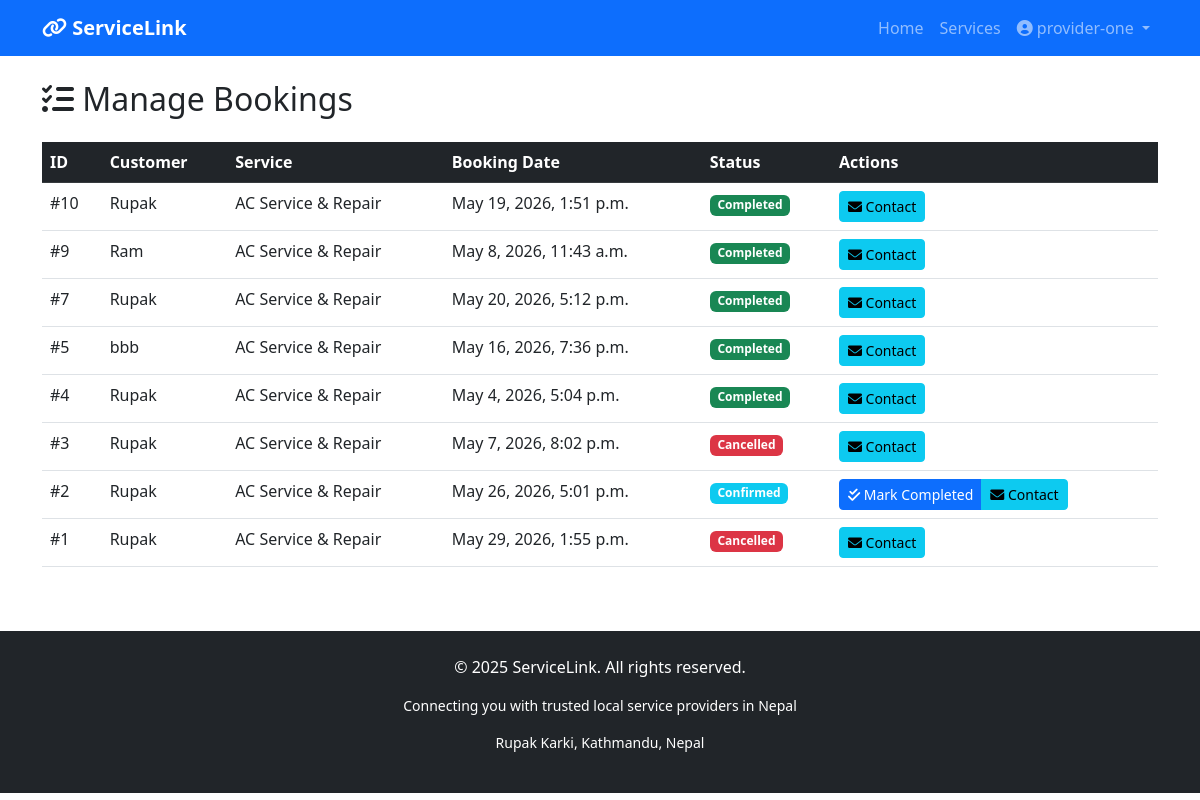
The app's page /services/manage-bookings/ (signed in), older data.
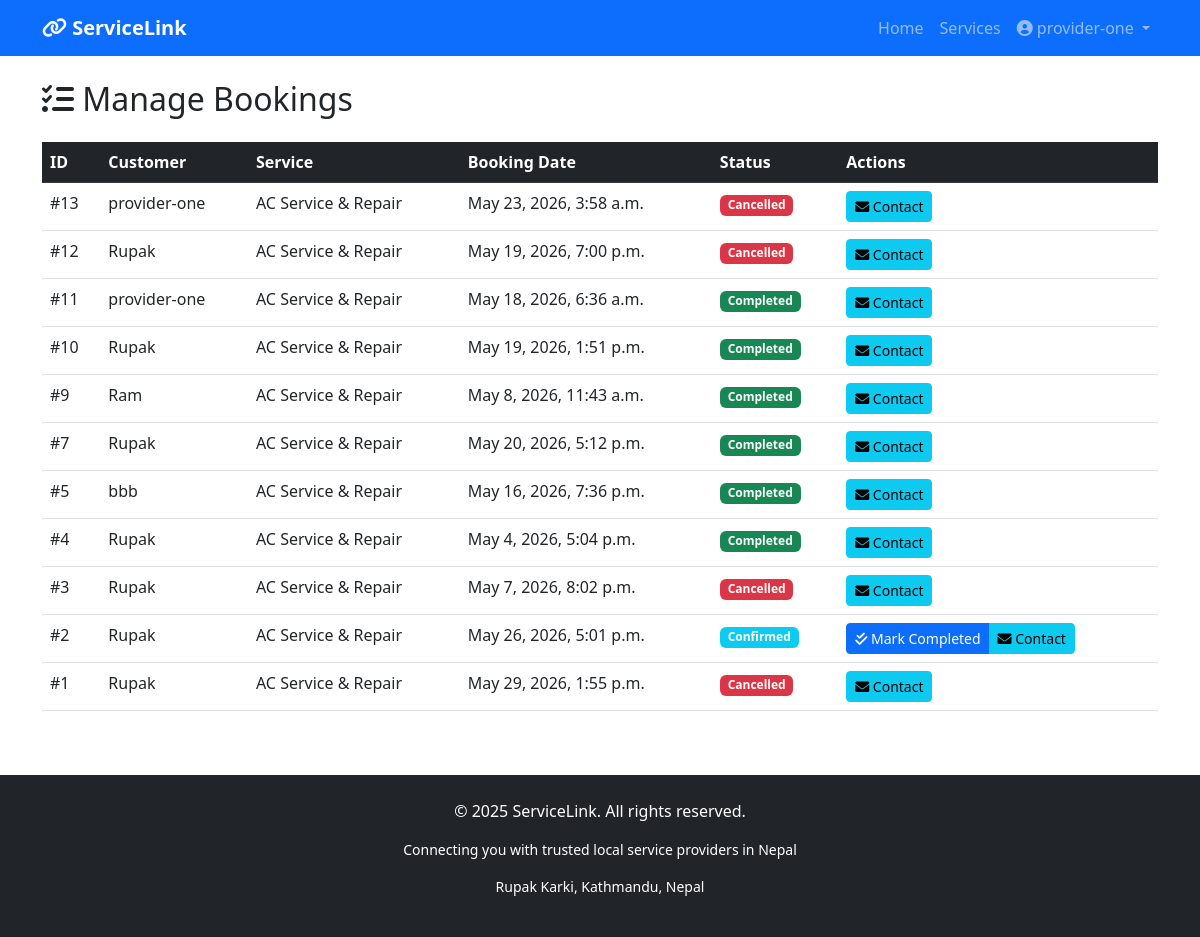
The same page, newer data.
### services/models.py (models this page shows, shortened)
class Booking(models.Model):
    STATUS_CHOICES = [
        ('pending', 'Pending'),
        ('confirmed', 'Confirmed'),
        ('completed', 'Completed'),
        ('cancelled', 'Cancelled'),
    ]
    service = models.ForeignKey(Service, on_delete=models.CASCADE, related_name='bookings')
    customer = models.ForeignKey(User, on_delete=models.CASCADE, related_name='bookings')
    booking_date = models.DateTimeField()
    special_requests = models.TextField(blank=True)
    status = models.CharField(max_length=20, choices=STATUS_CHOICES, default='pending')
    created_at = models.DateTimeField(auto_now_add=True)
    updated_at = models.DateTimeField(auto_now=True)
    class Meta:
        ordering = ['-created_at']

class Service(models.Model):
    title = models.CharField(max_length=200)
    description = models.TextField()
    price = models.DecimalField(max_digits=10, decimal_places=2)
    category = models.ForeignKey(Category, on_delete=models.CASCADE)
    provider = models.ForeignKey(User, on_delete=models.CASCADE, related_name='services')
    image = models.ImageField(upload_to='services/', blank=True, null=True)
    location = models.CharField(max_length=200, blank=True)
    is_available = models.BooleanField(default=True)
    created_at = models.DateTimeField(auto_now_add=True)

### services/views.py (the view)
# urls.py: path('manage-bookings/', views.manage_bookings, name='manage_bookings'),
@login_required
def manage_bookings(request):
    if request.user.profile.user_type != 'provider':
        messages.error(request, 'Access denied. Provider only area.')
        return redirect('dashboard')
    bookings = Booking.objects.filter(service__provider=request.user)
    return render(request, 'services/manage_bookings.html', {
        'bookings': bookings
    })

### services/templates/services/manage_bookings.html
{% extends 'base.html' %}
{% block content %}
<div class="container mt-4">
    <h2 class="mb-4"><i class="fas fa-tasks"></i> Manage Bookings</h2>
    {% if bookings %}
        <div class="table-responsive">
            <table class="table table-hover">
                <thead class="table-dark">
                    <tr>
                        <th>ID</th>
                        <th>Customer</th>
                        <th>Service</th>
                        <th>Booking Date</th>
                        <th>Status</th>
                        <th>Actions</th>
                    </tr>
                </thead>
                <tbody>
                    {% for booking in bookings %}
                    <tr>
                        <td>#{{ booking.id }}</td>
                        <td>{{ booking.customer.username }}</td>
                        <td>{{ booking.service.title|truncatechars:30 }}</td>
                        <td>{{ booking.booking_date|date:"M j, Y, g:i a" }}</td>
                        <td>
                            <span class="badge {% if booking.status == 'pending' %}bg-warning
                                               {% elif booking.status == 'confirmed' %}bg-info
                                               {% elif booking.status == 'completed' %}bg-success
                                               {% else %}bg-danger{% endif %}">
                                {{ booking.status|title }}
                            </span>
                        </td>
                        <td>
                            <div class="btn-group btn-group-sm">
                                {% if booking.status == 'pending' %}
                                    <a href="{% url 'update_booking_status' booking.id 'confirmed' %}" class="btn btn-success">
                                        <i class="fas fa-check"></i> Accept
                                    </a>
                                    <a href="{% url 'update_booking_status' booking.id 'cancelled' %}" class="btn btn-danger">
                                        <i class="fas fa-times"></i> Reject
                                    </a>
                                {% elif booking.status == 'confirmed' %}
                                    <a href="{% url 'update_booking_status' booking.id 'completed' %}" class="btn btn-primary">
                                        <i class="fas fa-check-double"></i> Mark Completed
                                    </a>
                                {% endif %}
                                <a href="#" class="btn btn-info" onclick="alert('Contact: {{ booking.customer.email }}')">
                                    <i class="fas fa-envelope"></i> Contact
                                </a>
                            </div>
                        </td>
                    </tr>
                    {% endfor %}
                </tbody>
            </table>
        </div>
    {% else %}
        <div class="alert alert-info text-center">
            <i class="fas fa-info-circle fa-2x mb-2"></i>
            <p>No bookings received yet.</p>
        </div>
    {% endif %}
</div>
{% endblock %}

### templates/base.html (shortened to what this page needs)
<!DOCTYPE html>
<html lang="en">
<head>
    <link href="https://cdn.jsdelivr.net/npm/bootstrap@5.3.0/dist/css/bootstrap.min.css" rel="stylesheet">
    <link rel="stylesheet" href="https://cdnjs.cloudflare.com/ajax/libs/font-awesome/6.0.0/css/all.min.css">
</head>
<body>
    <nav class="navbar navbar-expand-lg navbar-dark bg-primary">
        <div class="container">
            <a class="navbar-brand fw-bold" href="/">
                <i class="fas fa-link"></i> ServiceLink
            </a>
            <div class="collapse navbar-collapse" id="navbarNav">
                <ul class="navbar-nav ms-auto">
                    <li class="nav-item">
                        <a class="nav-link" href="/">Home</a>
                    </li>
                    <li class="nav-item">
                        <a class="nav-link" href="/services/">Services</a>
                    </li>
                    {% if user.is_authenticated %}
                        <li class="nav-item dropdown">
                            <a class="nav-link dropdown-toggle" href="#" id="navbarDropdown" role="button" data-bs-toggle="dropdown">
                                <i class="fas fa-user-circle"></i> {{ user.username }}
                            </a>
                        </li>
                    {% endif %}
                </ul>
            </div>
        </div>
    </nav>
    {% block content %}
    {% endblock %}
    <footer class="bg-dark text-white mt-5 py-4">
        <div class="container text-center">
            <p>&copy; 2025 ServiceLink. All rights reserved.</p>
            <p class="small">Connecting you with trusted local service providers in Nepal</p>
            <p class="small">Rupak Karki, Kathmandu, Nepal</p>
        </div>
    </footer>
</body>
</html>

### templates/base.html (style rules this page uses)
footer { margin-top: 50px; }

Row changes from the older to the newer data that the page shows:
added Booking: id "13", customer.username "provider-one", service "AC Service & Repair", booking_date "May 23, 2026, 3:58 a.m.", status "Cancelled"
added Booking: id "12", customer.username "Rupak", service "AC Service & Repair", booking_date "May 19, 2026, 7:00 p.m.", status "Cancelled"
added Booking: id "11", customer.username "provider-one", service "AC Service & Repair", booking_date "May 18, 2026, 6:36 a.m.", status "Completed"
